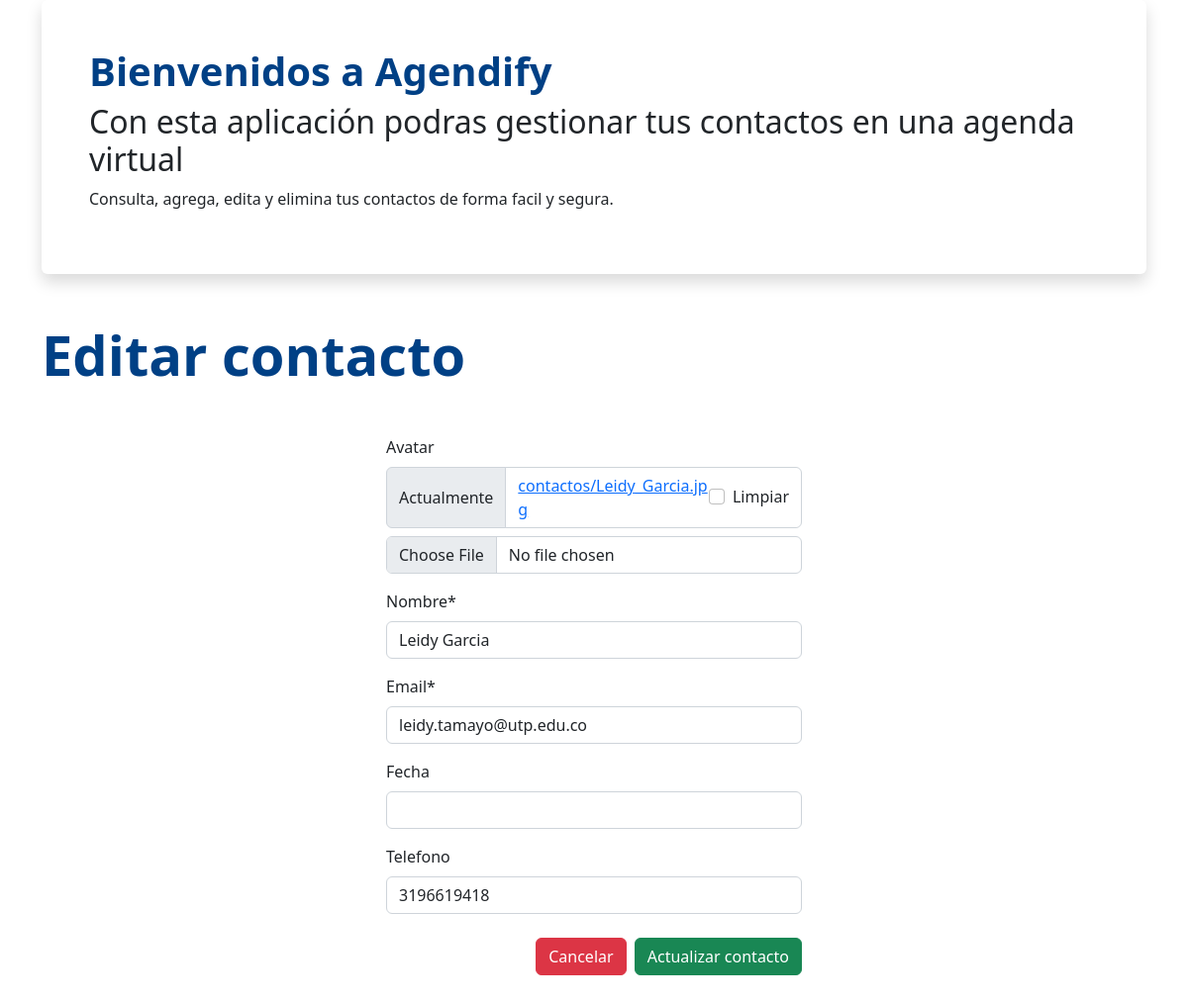
Page /1/edit/ on the committed database.
### contactos/models.py (models this page shows, shortened)
class contactos(models.Model):
    avatar = models.ImageField(upload_to='contactos',null=True,blank=True)
    nombre = models.CharField(max_length=100)
    email= models.EmailField(max_length=50) #Validaciones del campo
    fecha = models.DateField(null=True, blank=True) #No obligatorio el campo y en blanco en formulario de Djgango
    telefono = models.CharField(max_length=15, null=True, blank=True)
    create = models.DateTimeField(auto_now_add=True) #Para auditoria gestión automaticamente fecha y hora creación
    "Mostrar en el panel de administración los nombres de los contactos"

### contactos/views.py (the view)
# urls.py: path('<int:pk>/edit/',views.ContactUpdateView.as_view(), name='contactos_edit'),
class ContactUpdateView(generic.UpdateView):
    model = contactos
    fields = ('avatar','nombre', 'email', 'fecha', 'telefono')
    success_url = reverse_lazy('contactos_list')

### contactos/templates/contactos/contactos_form.html (shortened to what this page needs)
{%load static crispy_forms_tags%}
<!DOCTYPE html>
<html lang="es">
<head>
    <link rel="stylesheet" href="{% static 'bootstrap/css/bootstrap.min.css' %}">
</head>
<body class="container" py-5>
    <div class = "p-5 border-1 shadow rounded">
        <h1 class="fw-bold text-dark-blue">Bienvenidos a Agendify</h1>
        <h2>Con esta aplicación podras gestionar tus contactos en una agenda virtual</h2>
        <p>
            Consulta, agrega, edita y elimina tus contactos de forma facil y segura.
        </p>
    </div>
    <div class="mt-5 text-left">
        <h3 class="display-4 text-dark-blue fw-bold">
            {%if contactos%}
            Editar
            {%else%}
            Nuevo
            {%endif%}
            contacto
        </h3>
    </div>
    <form action="" method="post" class="mt-5 mx-auto" style="width: 420px;"enctype="multipart/form-data"novalidate>
        {{form|crispy}}
        <div class="text-end mt-4 mb-5">
            <a href="{% url 'contactos_list' %}" class="btn btn-danger me-1">
                Cancelar
            </a>
            <button class="btn btn-success">
                {%if contactos %}
                Actualizar
                {%else%}
                Crear
                {%endif%}
                contacto
            </button>
        </div>
    </form>
</body>
</html>

### contactos/templates/contactos/contactos_form.html (style rules this page uses)
.text-dark-blue { color: #004085; }

### rows in the picture
contactos: nombre "Leidy Garcia", email "leidy.tamayo@utp.edu.co", telefono "3196619418"
